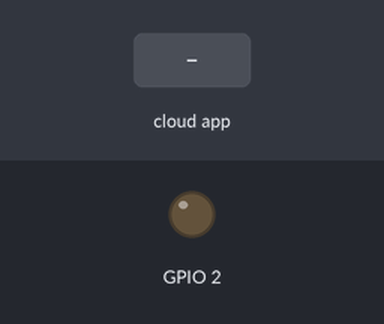
Simulated run of this sketch. Board: ESP8266 (NodeMCU). Shown: output pins drawn as LEDs (lit = HIGH). The test bench sets the inputs (shaded band).

Above: at 2.7 s.
2.8 s: the phone or cloud app sets 0 to 1
At 4.0 s:
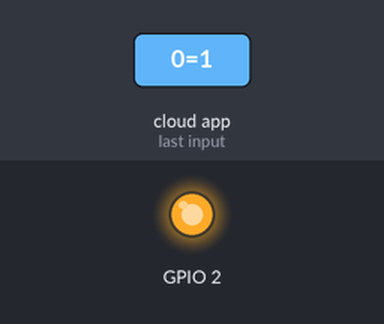
5.0 s: the phone or cloud app sets 0 to 0
At 6.7 s:
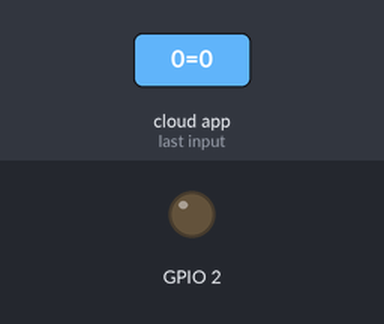
Timing chart, 0 to 8.2 s (numbered marks = the images above; inputs shaded):
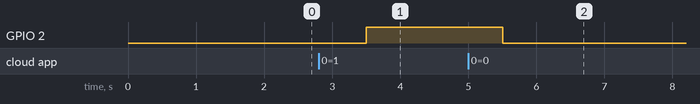

The sketch:

cayenne_proyecto.ino
```cpp
#include <CayenneMQTTESP8266.h>

#define CAYENNE_DEBUG
#define CAYENNE_PRINT Serial


char ssid [] ="USB_wifi";
char pass [] ="bfca63ea5c";
char MQTT_USERNAME [] ="d944ffa0-c8d0-11e7-98e1-8369df76aa6d";
char MQTT_PASSWORD []= "2e75c416e60b9ba0dd4435e266e9ae4616311410";
char CLIENT_ID[]= "7dba2240-c8d1-11e7-9dee-31f7eb7d04a2";


void setup() {
  // put your setup code here, to run once:
Serial.begin(115200);
Cayenne.begin(MQTT_USERNAME, MQTT_PASSWORD, CLIENT_ID, ssid, pass);
pinMode(2,OUTPUT);
digitalWrite(2,0);

}

void loop() {
  // put your main code here, to run repeatedly:
Cayenne.loop();
}

CAYENNE_IN(0){
  digitalWrite(2,getValue.asInt());
}
```

Measured:
- after the input at 2.8 s, GPIO 2: LOW → HIGH after 0.70 s
- after the input at 5.0 s, GPIO 2: HIGH → LOW after 0.50 s
